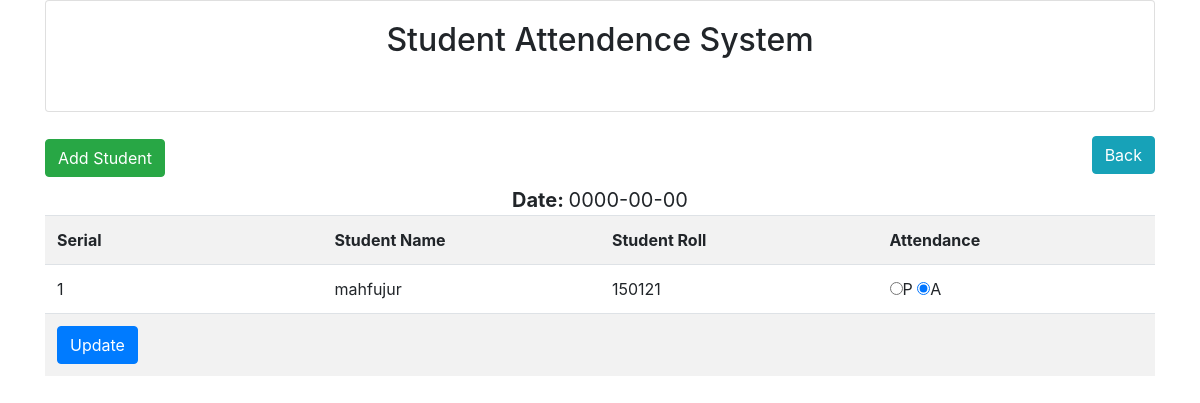
/student_view.php?dt=0000-00-00, run on the app's committed database.
### tables this page shows
CREATE TABLE `tbl_student` (
  `id` int(11) NOT NULL,
  `name` varchar(255) NOT NULL,
  `roll` int(11) NOT NULL
);

CREATE TABLE `tbl_attendance` (
  `id` int(11) NOT NULL,
  `roll` int(11) NOT NULL,
  `attend` varchar(255) NOT NULL,
  `att_time` date NOT NULL
);

### lib/Database.php (called while the page is built, shortened)
<?php
Class Database{
 public $host   = DB_HOST;
 public $user   = DB_USER;
 public $pass   = DB_PASS;
 public $dbname = DB_NAME;
 public $link;
private function connectDB(){
 $this->link = new mysqli($this->host, $this->user, $this->pass,
  $this->dbname);
 }
public function select($query){
  $result = $this->link->query($query) or
   die($this->link->error.__LINE__);
  if($result->num_rows > 0){
    return $result;
  } else {
    return false;
  }
 }
}
?>

### lib/Student.php (called while the page is built, shortened)
<?php
include 'lib/Database.php';
?>
<?php
class Student
{
   private $db;
   public function __construct()
    {
    $this->db = new Database();
    }
    public function getAllData($dt)
    {
    $query =" SELECT tbl_student.name, tbl_attendance.*
    FROM tbl_student
    INNER JOIN tbl_attendance
    ON tbl_student.roll = tbl_attendance.roll
    WHERE att_time = '$dt'";
    return ($this->db->select($query));
    }
}

### student_view.php (the view, shortened to what this page needs)
<?php
include 'inc/header.php';
include 'lib/Student.php';
?>
<?php
$stu = new Student();
$dt_date = $_GET['dt'];
?>
<div class = " panel panel-default">
  <div class =" panel-heading">
    <h2>
    <a class =" btn btn-success " href = "add.php "> Add Student</a>
    <a class =" btn btn-info float-right " href = "date_view.php"> Back </a>
    </h2>
  </div>
  <div class= " panel-body">
  <div class="well text-center" style ="font-size: 20px">
  <strong>Date: </strong> <?php echo $dt_date; ?>
  </div>
   <form action = "" method ="post">
      <table class =" table table-striped">
      <tr>
      <th width = "25%"> Serial </th>
      <th width = "25%"> Student Name </th>
      <th width = "25%"> Student Roll </th>
      <th width = "25%"> Attendance </th>
      </tr>
      <?php
      $get_student = $stu->getAllData($dt_date);
      if($get_student){
      $i=0;
      while ($value = $get_student->fetch_assoc()){
        $i++;
      ?>
       <tr>
      <td><?php echo $i; ?></td>
      <td><?php echo $value['name']; ?> </td>
      <td><?php echo $value['roll']; ?> </td>
      <td>
      <input type ="radio" name= "attend[<?php echo $value['roll']; ?>]" value ="present" <?php if($value['attend'] == "present") {echo "checked ";}?> >P
      <input type ="radio" name= "attend[<?php echo $value['roll']; ?>]" value ="absent" <?php if($value['attend'] == "absent") {echo "checked ";}?> >A
      </td>
      </tr>
      <?php } } ?>
     <tr>
         <td colspan = "4">
         <input type ="submit" class="btn btn-primary" name ="submit" value="Update">
      </td>
      </tr>
      </table>
    </form>
  </div>
</div>
<?php include 'inc/footer.php'; ?>

### data on the page
tbl_student: name "mahfujur", tbl_attendance.roll "150121"
tbl_attendance: attend "☑"

### other printed values
$dt_date "0000-00-00"
